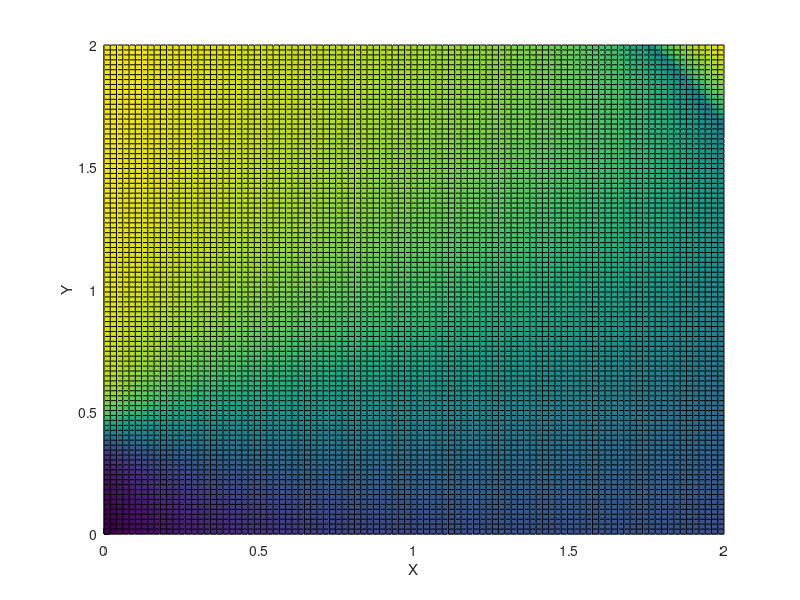
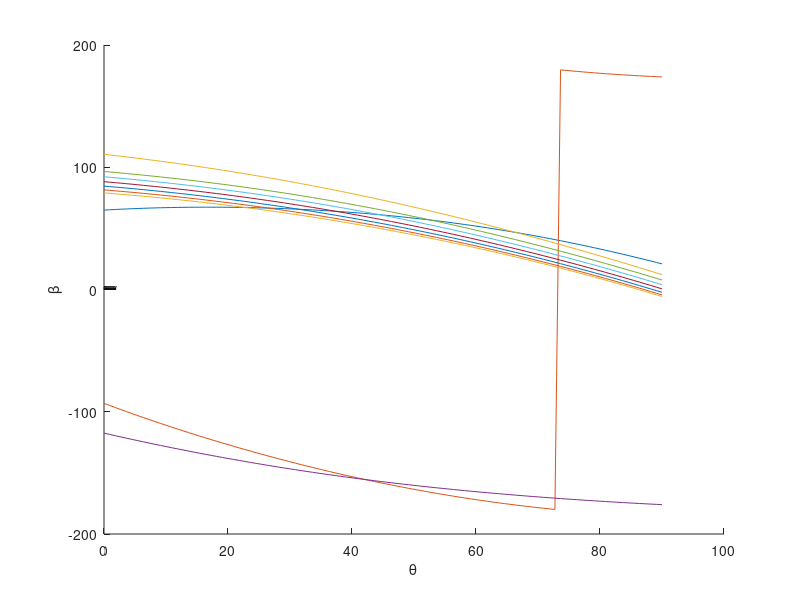
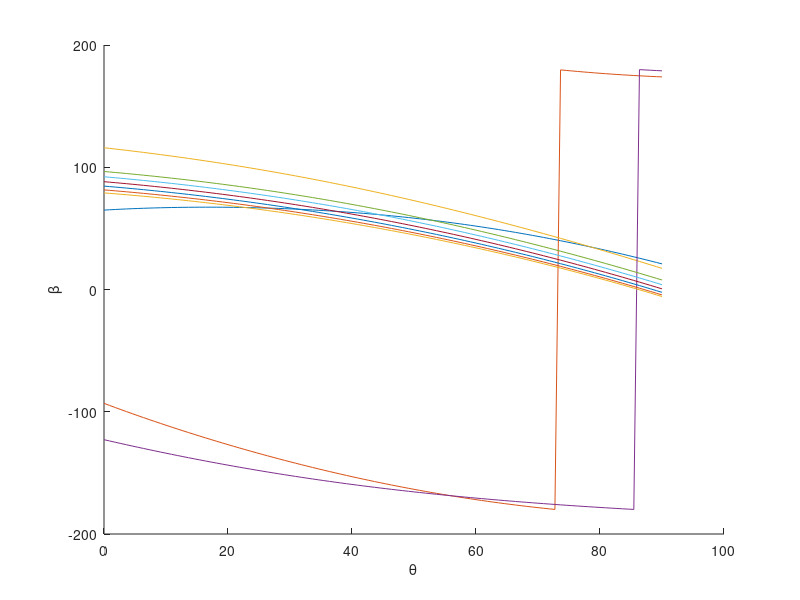

MATLAB code to generate these figures, in order:
% Figuring out when the function to find beta angle becomes undefined

x = linspace(0, 2, 100);
y = linspace(0, 2, 100);
[x_2, y_2] = meshgrid(x, y);
m_1 = -0.153543;
m_2 = 0.405512;
d = 3.052717;
l = 0.568898;

a = (4*l*m_1 - 4*l*x_2).^2;
b = d^2 - l^2 + 2*l*m_2 - 2*l*y_2 - m_1^2 + 2*m_1*x_2 - m_2^2 + 2*m_2*y_2 - x_2.^2 - y_2.^2;
c = d^2 - l^2 - 2*l*m_2 + 2*l*y_2 - m_1^2 + 2*m_1*x_2 - m_2^2 + 2*m_2*y_2 - x_2.^2 - y_2.^2;
top = sqrt(a - 4.*b.*c) - 2*l*m_1 + 2*l.*x_2; 
bottom = d^2 - l^2 + 2*l*m_2 - 2*l*y_2 - m_1^2 + 2*m_1*x_2 - m_2^2 + 2*m_2*y_2 - x_2.^2 - y_2.^2;
beta = 2*(atan(0.5*top./bottom));

top = sqrt(abs(a - 4.*b.*c)) - 2*l*m_1 + 2*l.*x_2; 
bottom = d^2 - l^2 + 2*l*m_2 - 2*l*y_2 - m_1^2 + 2*m_1*x_2 - m_2^2 + 2*m_2*y_2 - x_2.^2 - y_2.^2;
abs_beta = 2*(atan(0.5*top./bottom));

real_beta = real(beta);
pos_beta = abs(real_beta);
deg_beta = real_beta * 180/3.1415;

figure;
hold on
surf(x_2, y_2, real_beta)
xlabel('X')
ylabel('Y')
zlabel('Z')

figure(2);
hold on
surf(x_2, y_2, abs_beta)
xlabel('X')
ylabel('Y')
zlabel('Z')

%% fin1 beta
%graphing beta over the feasible range that x1, y1 can be at

f = 2.15178; % fin length
d = 3.052717; % steering length
l = 0.56; %servo arm length
r = 0.2519; %0.483608; %rudder length

m_1 = -0.704724;
m_2 = 0.405512;

theta = linspace(0, 3.1415/2, 100); %all trig in radians

x_1 = f*sin(theta);
y_1 = -f*cos(theta);

% calculate beta for alpha to stay at 0 throughout cycle
alpha = 0/180*3.1415;
x_2 = r*sin(theta + alpha) + x_1;
y_2 = -r*cos(theta + alpha) + y_1;
% x_2 = (l + f) * sin(theta);
% y_2 = -(l + f) * cos(theta);

a = (4*l*x_2 - 4*l*m_1).^2;
b = d^2 - l^2 + 2*l*m_2 - 2*l*y_2 - m_1^2 + 2*m_1*x_2 - m_2^2 + 2*m_2*y_2 - x_2.^2 - y_2.^2;
c = d^2 - l^2 - 2*l*m_2 + 2*l*y_2 - m_1^2 + 2*m_1*x_2 - m_2^2 + 2*m_2*y_2 - x_2.^2 - y_2.^2;
top = 0.5*sqrt(a - 4.*b.*c) + 2*l*m_1 - 2*l.*x_2; 
bottom = d^2 - l^2 + 2*l*m_2 - 2*l*y_2 - m_1^2 + 2*m_1*x_2 - m_2^2 + 2*m_2*y_2 - x_2.^2 - y_2.^2;
beta = 2*(atan(top./bottom));
top_2 = -0.5*sqrt(a - 4.*b.*c) + 2*l*m_1 - 2*l.*x_2;
beta_2 = 2*(atan(top_2./bottom));

deg_beta = beta * 180 / 3.1415;
deg_beta_2 = beta_2 * 180 / 3.1415;

figure(2);
hold on
plot(theta*180/3.1415, deg_beta)
plot(theta*180/3.1415, deg_beta_2)
xlabel('\theta')
ylabel('\beta')

%% fin2 beta
%graphing beta over the feasible range that x1, y1 can be at

f = 2.15178; % fin length
d = 3.052717; % steering length
l = 0.56; %servo arm length
r = 0.2519; %0.483608; %rudder length

m_1 = 0.704724;
m_2 = 0.405512; %2

theta = linspace(0, 3.1415/2, 100); %all trig in radians

x_1 = -f*sin(theta);
y_1 = -f*cos(theta);

% calculate beta for alpha to stay at 0 throughout cycle
alpha = 0/180*3.1415;
x_2 = -r* sin(theta + alpha) + x_1;
y_2 = -r * cos(theta + alpha) + y_1; 
% x_2 = (l + f) * sin(theta);
% y_2 = -(l + f) * cos(theta);

a = (4*l*m_1 - 4*l*x_2).^2;
b = d^2 - l^2 + 2*l*m_2 - 2*l*y_2 - m_1^2 + 2*m_1*x_2 - m_2^2 + 2*m_2*y_2 - x_2.^2 - y_2.^2;
c = d^2 - l^2 - 2*l*m_2 + 2*l*y_2 - m_1^2 + 2*m_1*x_2 - m_2^2 + 2*m_2*y_2 - x_2.^2 - y_2.^2;
top = real(0.5*sqrt(a - 4.*b.*c)) - 2*l*m_1 + 2*l.*x_2; 
bottom = d^2 - l^2 + 2*l*m_2 - 2*l*y_2 - m_1^2 + 2*m_1*x_2 - m_2^2 + 2*m_2*y_2 - x_2.^2 - y_2.^2;
beta = 2*(atan(top./bottom));
top_2 = -0.5*sqrt(a - 4.*b.*c) - 2*l*m_1 + 2*l.*x_2;
beta_2 = 2*(atan(top_2./bottom));

deg_beta = beta * 180 / 3.1415;
deg_beta_2 = beta_2 * 180 / 3.1415;

figure(3);
hold on
plot(theta*180/3.1415, deg_beta)
plot(theta*180/3.1415, deg_beta_2)
xlabel('\theta')
ylabel('\beta')

%% fin1_2 beta
%graphing beta over the feasible range that x1, y1 can be at

f = 2.15178; % fin length
d = 2.9; % steering length
l = 0.56; %servo arm length
r = 0.52; %rudder length

m_1 = -0.185039;
m_2 = 0.405512;

theta = linspace(0, 3.1415/2, 100); %all trig in radians

x_1 = f*sin(theta);
y_1 = -f*cos(theta);

% calculate beta for alpha to stay at 0 throughout cycle
alpha = 0/180*3.1415;
x_2 = r*sin(theta + alpha) + x_1;
y_2 = -r*cos(theta + alpha) + y_1;
% x_2 = (l + f) * sin(theta);
% y_2 = -(l + f) * cos(theta);

a = (4*l*x_2 - 4*l*m_1).^2;
b = d^2 - l^2 + 2*l*m_2 - 2*l*y_2 - m_1^2 + 2*m_1*x_2 - m_2^2 + 2*m_2*y_2 - x_2.^2 - y_2.^2;
c = d^2 - l^2 - 2*l*m_2 + 2*l*y_2 - m_1^2 + 2*m_1*x_2 - m_2^2 + 2*m_2*y_2 - x_2.^2 - y_2.^2;
top = 0.5*sqrt(a - 4.*b.*c) + 2*l*m_1 - 2*l.*x_2; 
bottom = d^2 - l^2 + 2*l*m_2 - 2*l*y_2 - m_1^2 + 2*m_1*x_2 - m_2^2 + 2*m_2*y_2 - x_2.^2 - y_2.^2;
beta = 2*(atan(top./bottom));
top_2 = -0.5*sqrt(a - 4.*b.*c) + 2*l*m_1 - 2*l.*x_2;
beta_2 = 2*(atan(top_2./bottom));

deg_beta = beta * 180 / 3.1415;
deg_beta_2 = beta_2 * 180 / 3.1415;

figure(2);
hold on
plot(theta*180/3.1415, deg_beta)
plot(theta*180/3.1415, deg_beta_2)
xlabel('\theta')
ylabel('\beta')

%% fin2_2 beta
%graphing beta over the feasible range that x1, y1 can be at

f = 2.15178; % fin length
d = 2.85; % steering length
l = 0.56; %servo arm length
r = 0.52; %rudder length

m_1 = 0.185039;
m_2 = 0.405512; %2

theta = linspace(0, 3.1415/2, 100); %all trig in radians

x_1 = -f*sin(theta);
y_1 = -f*cos(theta);

% calculate beta for alpha to stay at 0 throughout cycle
alpha = 0/180*3.1415;
x_2 = -r* sin(theta + alpha) + x_1;
y_2 = -r * cos(theta + alpha) + y_1; 
% x_2 = (l + f) * sin(theta);
% y_2 = -(l + f) * cos(theta);

a = (4*l*m_1 - 4*l*x_2).^2;
b = d^2 - l^2 + 2*l*m_2 - 2*l*y_2 - m_1^2 + 2*m_1*x_2 - m_2^2 + 2*m_2*y_2 - x_2.^2 - y_2.^2;
c = d^2 - l^2 - 2*l*m_2 + 2*l*y_2 - m_1^2 + 2*m_1*x_2 - m_2^2 + 2*m_2*y_2 - x_2.^2 - y_2.^2;
top = real(0.5*sqrt(a - 4.*b.*c)) - 2*l*m_1 + 2*l.*x_2; 
bottom = d^2 - l^2 + 2*l*m_2 - 2*l*y_2 - m_1^2 + 2*m_1*x_2 - m_2^2 + 2*m_2*y_2 - x_2.^2 - y_2.^2;
beta = 2*(atan(top./bottom));
top_2 = -0.5*sqrt(a - 4.*b.*c) - 2*l*m_1 + 2*l.*x_2;
beta_2 = 2*(atan(top_2./bottom));

deg_beta = beta * 180 / 3.1415;
deg_beta_2 = beta_2 * 180 / 3.1415;

figure(3);
hold on
plot(theta*180/3.1415, deg_beta)
plot(theta*180/3.1415, deg_beta_2)
xlabel('\theta')
ylabel('\beta')

%% fin1 beta right angle
%graphing beta over the feasible range that x1, y1 can be at

f = 2.15178; % fin length
d = 2.45; %3.052717; % steering length
l = 0.56; %servo arm length
r = 0.25; %0.483608; %rudder length

m_1 = -0.311024;
m_2 = 0.405394;

theta = linspace(0, 3.1415/2, 100); %all trig in radians

x_1 = f*sin(theta);
y_1 = -f*cos(theta);

figure(2);
hold on
% calculate beta for alpha to stay at 0 throughout cycle
for i = 1:6
    alpha = i * 10 / 180 * 3.1415;
    x_2 = r*sin(theta + alpha + 3.1415/2) + x_1;
    y_2 = -r*cos(theta + alpha + 3.1415/2) + y_1;
    % x_2 = (l + f) * sin(theta);
    % y_2 = -(l + f) * cos(theta);
    
    a = (4*l*x_2 - 4*l*m_1).^2;
    b = d^2 - l^2 + 2*l*m_2 - 2*l*y_2 - m_1^2 + 2*m_1*x_2 - m_2^2 + 2*m_2*y_2 - x_2.^2 - y_2.^2;
    c = d^2 - l^2 - 2*l*m_2 + 2*l*y_2 - m_1^2 + 2*m_1*x_2 - m_2^2 + 2*m_2*y_2 - x_2.^2 - y_2.^2;
    top = 0.5*sqrt(a - 4.*b.*c) + 2*l*m_1 - 2*l.*x_2; 
    bottom = d^2 - l^2 + 2*l*m_2 - 2*l*y_2 - m_1^2 + 2*m_1*x_2 - m_2^2 + 2*m_2*y_2 - x_2.^2 - y_2.^2;
    beta = 2*(atan(top./bottom));
    deg_beta = beta * 180 / 3.1415;
    plot(theta*180/3.1415, deg_beta)
end

xlabel('\theta')
ylabel('\beta')

%% fin2 beta right angle
%graphing beta over the feasible range that x1, y1 can be at

f = 2.15178; % fin length
d = 2.45; %3.052717; % steering length
l = 0.56; %servo arm length
r = 0.25; %0.483608; %rudder length

m_1 = 0.311024;
m_2 = 0.405394; %2

theta = linspace(0, 3.1415/2, 100); %all trig in radians

x_1 = -f*sin(theta);
y_1 = -f*cos(theta);

figure(3);
hold on
% calculate beta for alpha to stay at 0 throughout cycle
for i = 1:6
    alpha = i * 10 / 180 * 3.1415;
    x_2 = -r* sin(theta + alpha + 3.1415/2) + x_1;
    y_2 = -r * cos(theta + alpha + 3.1415/2) + y_1; 
    % x_2 = (l + f) * sin(theta);
    % y_2 = -(l + f) * cos(theta);
    
    a = (4*l*m_1 - 4*l*x_2).^2;
    b = d^2 - l^2 + 2*l*m_2 - 2*l*y_2 - m_1^2 + 2*m_1*x_2 - m_2^2 + 2*m_2*y_2 - x_2.^2 - y_2.^2;
    c = d^2 - l^2 - 2*l*m_2 + 2*l*y_2 - m_1^2 + 2*m_1*x_2 - m_2^2 + 2*m_2*y_2 - x_2.^2 - y_2.^2;
    top = real(0.5*sqrt(a - 4.*b.*c)) - 2*l*m_1 + 2*l.*x_2; 
    bottom = d^2 - l^2 + 2*l*m_2 - 2*l*y_2 - m_1^2 + 2*m_1*x_2 - m_2^2 + 2*m_2*y_2 - x_2.^2 - y_2.^2;
    beta = 2*(atan(top./bottom));
    deg_beta = beta * 180 / 3.1415;
    plot(theta*180/3.1415, deg_beta)
end
xlabel('\theta')
ylabel('\beta')
